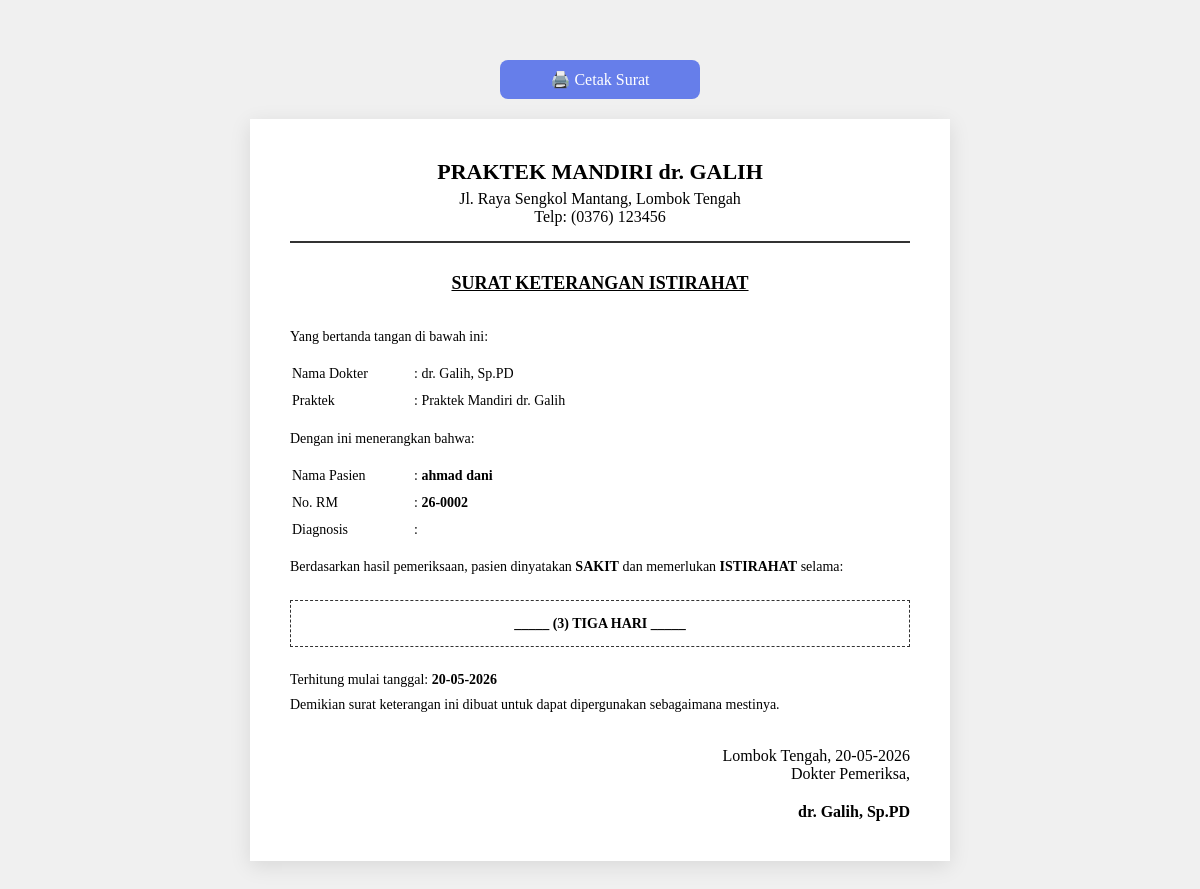
The app's page /surat_istirahat/2 (signed in) with its own data.
### tables this page shows
CREATE TABLE pasien (id INTEGER PRIMARY KEY AUTOINCREMENT, no_rm TEXT, nama TEXT, tgl_lahir TEXT, alamat TEXT, no_telp TEXT, aktif INTEGER DEFAULT 1, jenis_kelamin TEXT, pekerjaan TEXT, alergi TEXT, riwayat_penyakit TEXT);

CREATE TABLE rekam_medis (id INTEGER PRIMARY KEY AUTOINCREMENT, pasien_id INTEGER, tanggal TEXT, subjective TEXT, objective TEXT, assessment TEXT, planning TEXT, lampiran_mega TEXT);

### app.py (the view)
@app.route('/surat_istirahat/<int:pasien_id>')
@login_required
def surat_istirahat(pasien_id):
    conn = get_db()
    rm = conn.execute('''
        SELECT r.*, p.nama, p.no_rm
        FROM rekam_medis r
        JOIN pasien p ON r.pasien_id = p.id
        WHERE p.id = ?
        ORDER BY r.tanggal DESC
        LIMIT 1
    ''', (pasien_id,)).fetchone()
    conn.close()
    return render_template('surat_istirahat.html', rm=rm)

### app.py (called while the page is built)
def get_db():
    conn = sqlite3.connect('klinik.db')
    conn.row_factory = sqlite3.Row
    return conn

def login_required(f):
    @wraps(f)
    def decorated(*args, **kwargs):
        if 'logged_in' not in session:
            return redirect(url_for('login'))
        return f(*args, **kwargs)
    return decorated

### templates/surat_istirahat.html (shortened to what this page needs)
<!DOCTYPE html>
<html>
<head>
</head>
<body>
    <a href="javascript:window.print()" class="btn-print">🖨️ Cetak Surat</a>
    <div class="surat">
        <div class="header">
            <h1>PRAKTEK MANDIRI dr. GALIH</h1>
            <p>Jl. Raya Sengkol Mantang, Lombok Tengah</p>
            <p>Telp: (0376) 123456</p>
        </div>
        <div class="title">SURAT KETERANGAN ISTIRAHAT</div>
        <div class="content">
            <p>Yang bertanda tangan di bawah ini:</p>
            <table style="width:100%; margin:10px 0">
                <tr><td style="width:120px">Nama Dokter</td><td>: dr. Galih, Sp.PD</td></tr>
                <tr><td style="width:120px">Praktek</td><td>: Praktek Mandiri dr. Galih</td></tr>
            </table>
            <p>Dengan ini menerangkan bahwa:</p>
            <table style="width:100%; margin:10px 0">
                <tr><td style="width:120px">Nama Pasien</td><td>: <strong>{{ rm.nama }}</strong></td></tr>
                <tr><td style="width:120px">No. RM</td><td>: <strong>{{ rm.no_rm }}</strong></td></tr>
                <tr><td style="width:120px">Diagnosis</td><td>: {{ rm.assessment }}</td></tr>
            </table>
            <p>Berdasarkan hasil pemeriksaan, pasien dinyatakan <strong>SAKIT</strong> dan memerlukan <strong>ISTIRAHAT</strong> selama:</p>
            <div style="text-align:center; margin:20px 0; padding:10px; border:1px dashed #333"><strong>_____ (3) TIGA HARI _____</strong></div>
            <p>Terhitung mulai tanggal: <strong>{{ rm.tanggal[8:10] }}-{{ rm.tanggal[5:7] }}-{{ rm.tanggal[:4] }}</strong></p>
            <p>Demikian surat keterangan ini dibuat untuk dapat dipergunakan sebagaimana mestinya.</p>
        </div>
        <div class="signature">
            <p>Lombok Tengah, {{ rm.tanggal[8:10] }}-{{ rm.tanggal[5:7] }}-{{ rm.tanggal[:4] }}</p>
            <p>Dokter Pemeriksa,</p>
            <div style="margin-top:20px"><strong>dr. Galih, Sp.PD</strong></div>
        </div>
    </div>
</body>
</html>

### templates/surat_istirahat.html (style rules this page uses)
* { margin: 0; padding: 0; box-sizing: border-box; }
body { font-family: "Times New Roman", Times, serif; background: #f0f0f0; padding: 40px; }
.surat { max-width: 700px; margin: 0 auto; background: white; padding: 40px; box-shadow: 0 5px 20px rgba(0,0,0,0.1); }
.header { text-align: center; margin-bottom: 30px; border-bottom: 2px solid #333; padding-bottom: 15px; }
.header h1 { font-size: 22px; margin-bottom: 5px; }
.title { text-align: center; font-size: 18px; font-weight: bold; margin: 30px 0; text-decoration: underline; }
.content { line-height: 1.8; font-size: 14px; }
.signature { margin-top: 30px; text-align: right; }
.btn-print { display: block; width: 200px; margin: 20px auto; padding: 10px; background: #667eea; color: white; text-align: center; text-decoration: none; border-radius: 8px; }

### records on screen
pasien: nama "ahmad dani", no_rm "26-0002"
rekam_medis: tanggal "20", tanggal "05", tanggal "2026"
